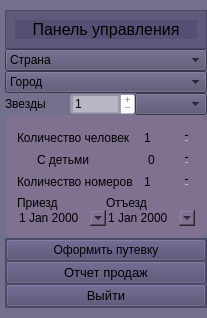
     <widget class="QWidget" name="leftContainer" native="true">
      <property name="sizePolicy">
       <sizepolicy hsizetype="Preferred" vsizetype="Preferred">
        <horstretch>75</horstretch>
        <verstretch>0</verstretch>
       </sizepolicy>
      </property>
      <property name="styleSheet">
       <string notr="true">background-color:rgba(75, 71, 108, 134);</string>
      </property>
      <layout class="QVBoxLayout" name="verticalLayout">
       <property name="spacing">
        <number>0</number>
       </property>
       <property name="leftMargin">
        <number>5</number>
       </property>
       <property name="topMargin">
        <number>10</number>
       </property>
       <property name="rightMargin">
        <number>0</number>
       </property>
       <property name="bottomMargin">
        <number>10</number>
       </property>
       <item>
        <widget class="QFrame" name="frame">
         <property name="frameShape">
          <enum>QFrame::StyledPanel</enum>
         </property>
         <property name="frameShadow">
          <enum>QFrame::Raised</enum>
         </property>
         <layout class="QVBoxLayout" name="verticalLayout_2">
          <item>
           <widget class="QLabel" name="label">
            <property name="font">
             <font>
              <pointsize>12</pointsize>
             </font>
            </property>
            <property name="text">
             <string>Панель управления</string>
            </property>
            <property name="alignment">
             <set>Qt::AlignCenter</set>
            </property>
           </widget>
          </item>
         </layout>
        </widget>
       </item>
       <item>
        <widget class="QComboBox" name="Country">
         <property name="sizePolicy">
          <sizepolicy hsizetype="Preferred" vsizetype="Fixed">
           <horstretch>0</horstretch>
           <verstretch>0</verstretch>
          </sizepolicy>
         </property>
         <property name="styleSheet">
          <string notr="true">background-color:rgb(80, 77, 109)</string>
         </property>
         <item>
          <property name="text">
           <string>Страна</string>
          </property>
         </item>
         <item>
          <property name="text">
           <string>Россия</string>
          </property>
         </item>
         <item>
          <property name="text">
           <string>Турция</string>
          </property>
         </item>
        </widget>
       </item>
       <item>
        <widget class="QComboBox" name="TownF">
         <property name="styleSheet">
          <string notr="true">background-color:rgb(80, 77, 109)</string>
         </property>
         <item>
          <property name="text">
           <string>Город</string>
          </property>
         </item>
         <item>
          <property name="text">
           <string>Санкт-Петербург</string>
          </property>
         </item>
         <item>
          <property name="text">
           <string>Москва</string>
          </property>
         </item>
         <item>
          <property name="text">
           <string>Кападокия</string>
          </property>
         </item>
         <item>
          <property name="text">
           <string>Стамбул</string>
          </property>
         </item>
        </widget>
       </item>
       <item>
        <layout class="QHBoxLayout" name="horizontalLayout_5">
         <property name="sizeConstraint">
          <enum>QLayout::SetFixedSize</enum>
         </property>
         <item>
          <widget class="QLabel" name="label_7">
           <property name="styleSheet">
            <string notr="true">background-color:rgba(255, 255, 255, 0)</string>
           </property>
           <property name="text">
            <string>Звезды</string>
           </property>
          </widget>
         </item>
         <item>
          <widget class="QSpinBox" name="stars">
           <property name="styleSheet">
            <string notr="true">
background: rgba(250,250,250, 0.3);</string>
           </property>
           <property name="readOnly">
            <bool>true</bool>
           </property>
           <property name="buttonSymbols">
            <enum>QAbstractSpinBox::PlusMinus</enum>
           </property>
           <property name="minimum">
            <number>1</number>
           </property>
           <property name="maximum">
            <number>5</number>
           </property>
          </widget>
         </item>
         <item>
          <widget class="QComboBox" name="hotel">
           <property name="styleSheet">
            <string notr="true">background-color:rgb(80, 77, 109)</string>
           </property>
          </widget>
         </item>
        </layout>
       </item>
       <item>
        <widget class="QGroupBox" name="groupBox">
         <property name="styleSheet">
          <string notr="true">background-color:rgb(128, 113, 144);
border-radius:10px</string>
         </property>
         <layout class="QVBoxLayout" name="verticalLayout_11">
          <item>
           <layout class="QHBoxLayout" name="horizontalLayout_6">
            <item>
             <widget class="QLabel" name="label_8">
              <property name="styleSheet">
               <string notr="true">background-color:rgba(255, 255, 255, 0)</string>
              </property>
              <property name="text">
               <string>Количество человек  </string>
              </property>
             </widget>
            </item>
            <item>
             <widget class="QSpinBox" name="ludi">
              <property name="styleSheet">
               <string notr="true">background-color:rgba(255, 255, 255, 0)</string>
              </property>
              <property name="buttonSymbols">
               <enum>QAbstractSpinBox::PlusMinus</enum>
              </property>
              <property name="minimum">
               <number>1</number>
              </property>
              <property name="maximum">
               <number>10</number>
              </property>
             </widget>
            </item>
           </layout>
          </item>
          <item>
           <layout class="QHBoxLayout" name="horizontalLayout_7">
            <item>
             <widget class="QCheckBox" name="checkBox">
              <property name="styleSheet">
               <string notr="true">background-color:rgba(255, 255, 255, 0)</string>
              </property>
              <property name="text">
               <string>С детьми               </string>
              </property>
             </widget>
            </item>
            <item>
             <widget class="QSpinBox" name="child">
              <property name="styleSheet">
               <string notr="true">background-color:rgba(255, 255, 255, 0)</string>
              </property>
              <property name="buttonSymbols">
               <enum>QAbstractSpinBox::PlusMinus</enum>
              </property>
              <property name="minimum">
               <number>0</number>
              </property>
              <property name="maximum">
               <number>10</number>
              </property>
              <property name="value">
               <number>0</number>
              </property>
             </widget>
            </item>
           </layout>
          </item>
          <item>
           <layout class="QHBoxLayout" name="horizontalLayout_8">
            <item>
             <widget class="QLabel" name="label_9">
              <property name="styleSheet">
               <string notr="true">background-color:rgba(255, 255, 255, 0)</string>
              </property>
              <property name="text">
               <string>Количество номеров </string>
              </property>
             </widget>
            </item>
            <item>
             <widget class="QSpinBox" name="ludi_2">
              <property name="styleSheet">
               <string notr="true">background-color:rgba(255, 255, 255, 0)</string>
              </property>
              <property name="buttonSymbols">
               <enum>QAbstractSpinBox::PlusMinus</enum>
              </property>
              <property name="minimum">
               <number>1</number>
              </property>
              <property name="maximum">
               <number>10</number>
              </property>
             </widget>
            </item>
           </layout>
          </item>
          <item>
           <widget class="QFrame" name="frame_2">
            <property name="frameShape">
             <enum>QFrame::StyledPanel</enum>
            </property>
            <property name="frameShadow">
             <enum>QFrame::Raised</enum>
            </property>
            <layout class="QVBoxLayout" name="verticalLayout_4">
             <property name="spacing">
              <number>0</number>
             </property>
             <property name="leftMargin">
              <number>0</number>
             </property>
             <property name="topMargin">
              <number>0</number>
             </property>
             <property name="rightMargin">
              <number>0</number>
             </property>
             <property name="bottomMargin">
              <number>0</number>
             </property>
             <item>
              <layout class="QVBoxLayout" name="verticalLayout_6">
               <item>
                <layout class="QHBoxLayout" name="horizontalLayout_4">
                 <item>
                  <widget class="QLabel" name="label_10">
                   <property name="text">
                    <string>Приезд</string>
                   </property>
                  </widget>
                 </item>
                 <item>
                  <widget class="QLabel" name="label_11">
                   <property name="text">
                    <string>Отъезд</string>
                   </property>
                  </widget>
                 </item>
                </layout>
               </item>
               <item>
                <layout class="QHBoxLayout" name="horizontalLayout_3">
                 <item>
                  <widget class="QDateEdit" name="dateEdit">
                   <property name="calendarPopup">
                    <bool>true</bool>
                   </property>
                  </widget>
                 </item>
                 <item>
                  <widget class="QDateEdit" name="dateEdit_2">
                   <property name="calendarPopup">
                    <bool>true</bool>
                   </property>
                  </widget>
                 </item>
                </layout>
               </item>
              </layout>
             </item>
            </layout>
           </widget>
          </item>
         </layout>
        </widget>
       </item>
       <item>
        <widget class="QFrame" name="frame_3">
         <property name="frameShape">
          <enum>QFrame::StyledPanel</enum>
         </property>
         <property name="frameShadow">
          <enum>QFrame::Raised</enum>
         </property>
         <layout class="QVBoxLayout" name="verticalLayout_3">
          <property name="spacing">
           <number>0</number>
          </property>
          <property name="leftMargin">
           <number>0</number>
          </property>
          <property name="topMargin">
           <number>0</number>
          </property>
          <property name="rightMargin">
           <number>0</number>
          </property>
          <property name="bottomMargin">
           <number>0</number>
          </property>
          <item>
           <widget class="QPushButton" name="pushButton">
            <property name="text">
             <string>Оформить путевку</string>
            </property>
            <property name="icon">
             <iconset resource="../resources.qrc">
              <normaloff>:/resources/icons/icons/heart.svg</normaloff>:/resources/icons/icons/heart.svg</iconset>
            </property>
           </widget>
          </item>
          <item>
           <widget class="QPushButton" name="Pdf1">
            <property name="font">
             <font>
              <pointsize>10</pointsize>
             </font>
            </property>
            <property name="text">
             <string>Отчет продаж</string>
            </property>
            <property name="icon">
             <iconset resource="../resources.qrc">
              <normaloff>:/resources/icons/icons/upload.svg</normaloff>:/resources/icons/icons/upload.svg</iconset>
            </property>
            <property name="iconSize">
             <size>
              <width>20</width>
              <height>20</height>
             </size>
            </property>
           </widget>
          </item>
          <item>
           <widget class="QPushButton" name="logOutBtn">
            <property name="font">
             <font>
              <pointsize>10</pointsize>
             </font>
            </property>
            <property name="text">
             <string>Выйти</string>
            </property>
            <property name="icon">
             <iconset resource="../resources.qrc">
              <normaloff>:/resources/icons/icons/log-out.svg</normaloff>:/resources/icons/icons/log-out.svg</iconset>
            </property>
            <property name="iconSize">
             <size>
              <width>20</width>
              <height>20</height>
             </size>
            </property>
           </widget>
          </item>
         </layout>
        </widget>
       </item>
      </layout>
     </widget>
